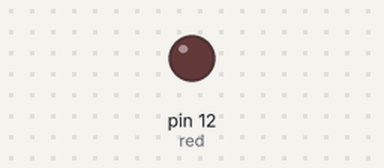
This sketch was run on a simulated Arduino Uno, built with avr-gcc and run on an emulated ATmega328P. On the bench: output pins drawn as LEDs (lit = HIGH).

Above: at 0.65 s.
At 5.15 s:
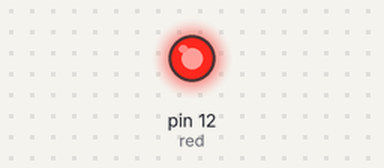
Timing chart, 0 to 7.8 s (numbered marks = the images above):
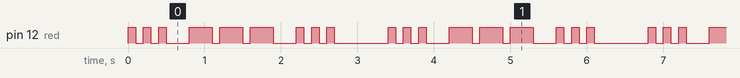

Measured:
- by itself, pin 12 (red): repeats every 3.4 s: 2 × (LOW 0.10 s, HIGH 0.10 s), LOW 0.30 s, 2 × (HIGH 0.30 s, LOW 0.10 s), HIGH 0.30 s, LOW 0.30 s, 2 × (HIGH 0.10 s, LOW 0.10 s), HIGH 0.10 s, LOW 0.70 s, HIGH 0.10 s
- by itself, everything shown: repeats every 3.4 s, in 18 steps

The sketch:

morsecode.ino
```cpp
const int red=12;
const int unit=100;
void setup()
{
  pinMode(red, OUTPUT);
}

void loop()
{
  for(int i=0;i<3;i++){
  	digitalWrite(red, HIGH);
  	delay(unit);
  	digitalWrite(red, LOW);
    delay(unit);}
  delay(2*unit);
  for(int i=0;i<3;i++){
  	digitalWrite(red, HIGH);
  	delay(3*unit);
  	digitalWrite(red, LOW);
    delay(unit);}
  delay(2*unit);
  for(int i=0;i<3;i++){
  	digitalWrite(red, HIGH);
  	delay(unit);
  	digitalWrite(red, LOW);
    delay(unit);}
  delay(6*unit);
}
```
